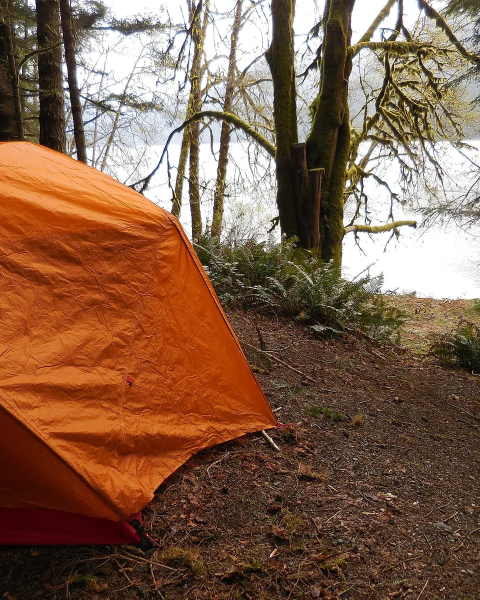
#> input picture 데모/73-캠핑장플랫폼/assets/img/hero-main.webp, 960 x 1200 px (shown at 1/2 size)
$ python build_replacement_sheet.py
#> lines starting #> are read from the running program, lines starting #| are printed output that depends on the picture
from pathlib import Path
from PIL import Image, ImageDraw, ImageFont
root = Path(__file__).resolve().parents[2]
files = ['hero-main.webp','mag-01.webp','theme-wide.webp','camp-caravan-01.webp','camp-glamp-02.webp','detail-02.webp','detail-01.webp']
cell_w, cell_h = 420, 300
sheet = Image.new('RGB', (cell_w * 2, cell_h * 4), 'white')
#> sheet: PIL image 840x1200 RGB; every value is 255
draw = ImageDraw.Draw(sheet); font = ImageFont.load_default()
for index, name in enumerate(files):
    image = Image.open(root / 'assets/img' / name).convert('RGB'); image.thumbnail((cell_w, cell_h - 28))
#> further down, image is the input picture: PIL image 960x1200 RGB; mean R, G, B 130.5, 97.5, 75.7
#> after `image.thumbnail((cell_w, cell_h - 28))`:
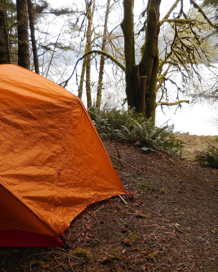
#> image: PIL image 218x272 RGB; mean R, G, B 130.6, 97.6, 75.7
    x=(index%2)*cell_w+(cell_w-image.width)//2; y=(index//2)*cell_h+28
#> after `x = index % 2 * cell_w + (cell_w - image.width) // 2`: x = 101
    sheet.paste(image,(x,y)); draw.text(((index%2)*cell_w+8,(index//2)*cell_h+8),name,fill='black',font=font)
#> after `sheet.paste(image, (x, y))`:
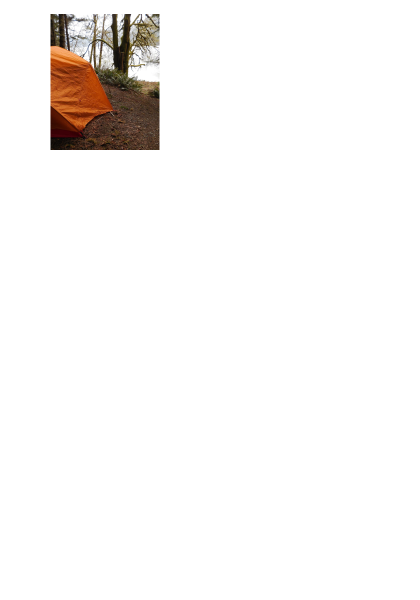
#> sheet: PIL image 840x1200 RGB (shown at 1/2 size); mean R, G, B 247.7, 245.7, 244.5
#> pass 2 of the loop `for index, name in enumerate(files):`:
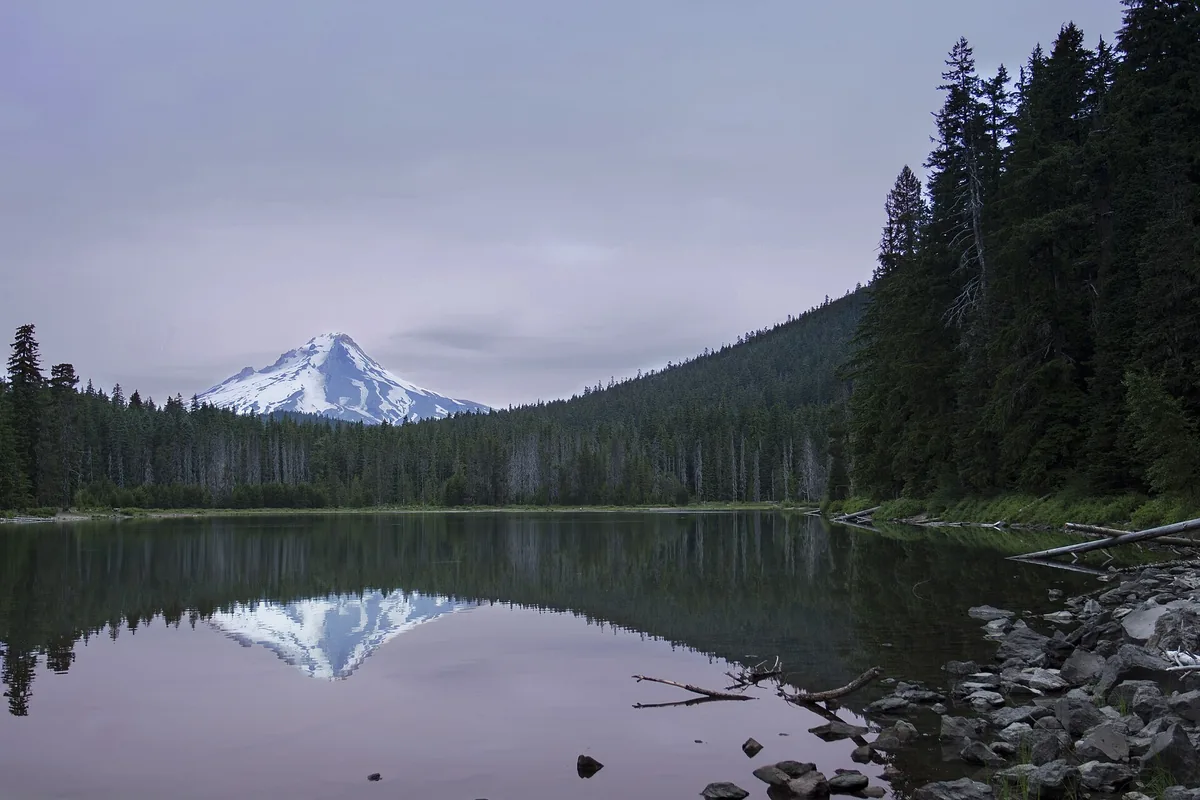
#> input picture 데모/73-캠핑장플랫폼/assets/img/mag-01.webp, 1200 x 800 px
#> image is the input picture: PIL image 1200x800 RGB; mean R, G, B 100.8, 105.7, 118.5
#> image: PIL image 408x272 RGB
#> `sheet.paste(image, (x, y))`:
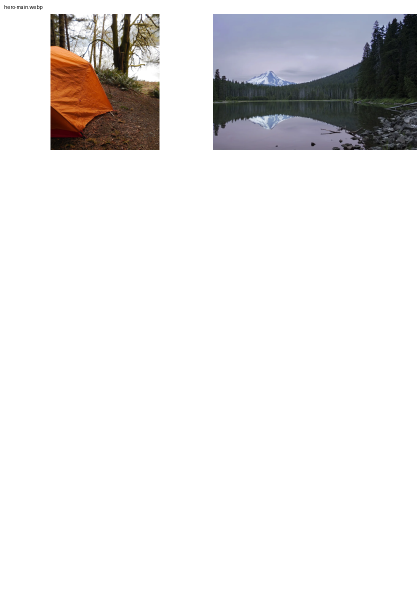
#> sheet: PIL image 840x1200 RGB (shown at 1/2 size); mean R, G, B 230.7, 229.3, 229.4
#> (the run stopped early here; a loop or call above may not have finished)
